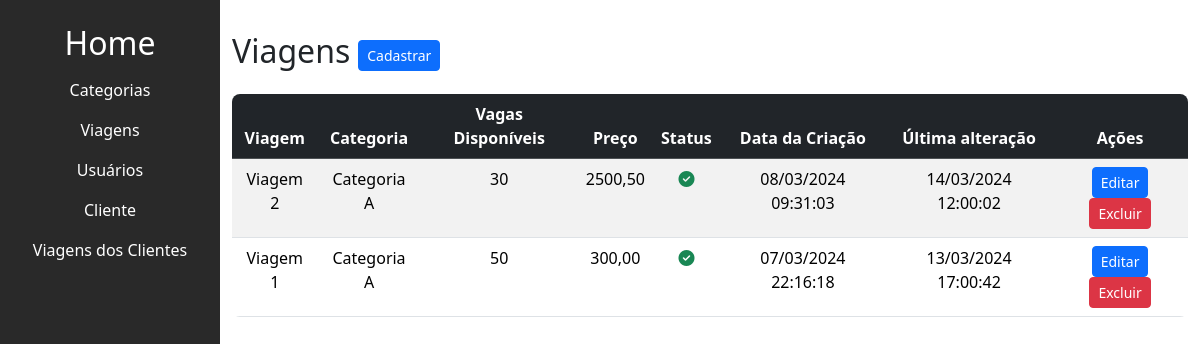
The page /trip/listar_viagens/ on the database as committed earlier.
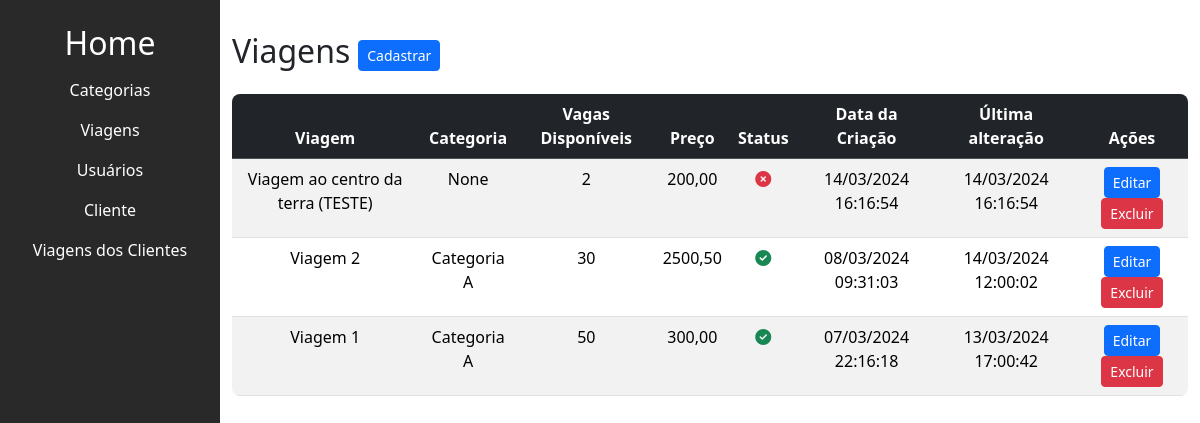
The same page on the database as committed later.
### trip/models.py (models this page shows, shortened)
class Viagem(models.Model):
    titulo = models.CharField(max_length=200)
    slug = models.SlugField(unique=True, blank=True)
    categoria = models.ForeignKey(
        Categoria, on_delete=models.SET_NULL, null=True, blank=True, default=None)  # noqa
    descricao = models.TextField(null=False)
    custo = models.DecimalField(max_digits=10, decimal_places=2, null=False)
    preco = models.DecimalField(max_digits=10, decimal_places=2, null=False)
    check_in_data = models.DateTimeField(null=False)
    check_out_data = models.DateTimeField(null=False)
    vagas_disponiveis = models.IntegerField()
    cover = models.ImageField(
        upload_to='viagens_covers/', null=True, blank=True)
    is_active = models.BooleanField(default=True)
    created_at = models.DateTimeField(auto_now_add=True)
    updated_at = models.DateTimeField(auto_now=True)

class Categoria(models.Model):
    titulo = models.CharField(max_length=50, null=False)
    is_active = models.BooleanField(default=True)
    created_at = models.DateTimeField(auto_now_add=True)
    updated_at = models.DateTimeField(auto_now=True)
    def __str__(self):
        return self.titulo

### trip/views.py (the view)
# urls.py: path('listar_viagens/', listar_viagens, name='listar_viagens'),
def listar_viagens(request):
    viagens = Viagem.objects.all().order_by('-id')
    categorias = Categoria.objects.filter(is_active=True).order_by('-id')
    return render(request, 'trip/viagem/listar_viagens.html',
                  {'viagens': viagens, 'categorias': categorias})

### trip/templates/trip/viagem/listar_viagens.html (shortened to what this page needs)
{% extends "base.html" %}
{% block content %}
<div class="main-content" id="mainContent">
  <div class="d-flex align-items-center">
    <h2 class="me-2">Viagens</h2>
    <a  href="{% url "trip:criar_viagem" %}">
      <button class="btn btn-sm btn-primary">Cadastrar</button>
    </a>
  </div>
  <div class="table-container mt-3 h-100">
    <table class="table table-striped text-center" style="margin-bottom: 0;">
      <thead class="table-dark" >
        <tr>
          <th>Viagem</th>
          <th>Categoria</th>
          <th>Vagas Disponíveis</th>
          <th>Preço</th>
          <th>Status</th>
          <th>Data da Criação</th>
          <th>Última alteração</th>
          <th>Ações</th>
        </tr>
      </thead>
      <tbody>
        {% for viagem in viagens %}
        <tr>
          <td>{{ viagem.titulo }}</td>
          <td>{{ viagem.categoria }}</td>
          <td>{{ viagem.vagas_disponiveis }}</td>
          <td>{{ viagem.preco }}</td>
          <td>
            {% if viagem.is_active %}
              <i class="fa-solid fa-circle-check text-success"></i>
            {% else %}
              <i class="fa-solid fa-circle-xmark text-danger"></i>
            {% endif %}
          </td>
          <td>{{ viagem.created_at|date:"d/m/Y H:i:s" }}</td>
          <td>{{ viagem.updated_at|date:"d/m/Y H:i:s"}}</td>
          <td>
            <button type="button" class="btn btn-sm btn-primary" data-bs-toggle="modal" data-bs-target="#editModal{{ viagem.id }}">
              Editar
            </button>
            <button type="button" class="btn btn-sm btn-danger" data-bs-toggle="modal" data-bs-target="#deleteModal{{ viagem.id }}">
              Excluir
            </button>
          </td>
        </tr>
        {% endfor %}
      </tbody>
    </table>
  </div>
</div>
{% endblock content %}

### base_templates/base.html (shortened to what this page needs)
<!DOCTYPE html>
<html lang="pt-BR">
<head>
    {% include "partials/head.html" %}
</head>
<body>
    <div class="d-flex">
        <div>
            {% include "partials/sidebar.html" %}
        </div>
        <div class="container ml-2 pt-4">
            {% block content %}{% endblock content %}
        </div>
    </div>
</body>
</html>

### base_templates/partials/head.html (shortened to what this page needs)
{% load static %}
<head>
    <link rel="stylesheet" href="{% static 'css/styles.css' %}">
    <link href="https://cdn.jsdelivr.net/npm/bootstrap@5.3.3/dist/css/bootstrap.min.css" rel="stylesheet">
    <link rel="stylesheet" href="https://cdnjs.cloudflare.com/ajax/libs/bootstrap-datepicker/1.9.0/css/bootstrap-datepicker.min.css">
</head>

### base_templates/partials/sidebar.html
<div class="sidebar pt-4" id="sidebar">
    <h2>
        <a href="{% url "trip:home" %}">Home</a>
    </h2>
    <ul>
        <li>
            <a href="{% url "trip:listar_categorias" %}">Categorias</a>
        </li>
        <li>
            <a href="{% url "trip:listar_viagens" %}">Viagens</a>
        </li>
        <li>
            <a href="{% url "user:listar_usuarios" %}">Usuários</a>
        </li>
        <li>
            <a href="{% url "user:cadastrar_cliente" %}">Cliente</a>
        </li>
        <li>
            <a href="{% url "trip:listar_viagens_vinculadas" %}">Viagens dos Clientes</a>
        </li>
    </ul>
</div>

### base_static/css/styles.css (style rules this page uses)
body { margin: 0; font-family: 'Arial', sans-serif; }
.sidebar { height: 100vh; width: 220px; z-index: 1; top: 0; left: 0; background-color: #292929; transition: left 0.3s ease; }
.sidebar h2 { color: white; text-align: center; }
.sidebar ul { list-style-type: none; padding: 0; }
.sidebar li { padding: 8px; text-align: center; }
.sidebar a { text-decoration: none; color: white; display: block; transition: 0.3s; }
.table-container { border-radius: 8px; overflow: hidden; }
.main-content { transition: margin-left 0.3s ease; }

Rows that differ between the two databases and show on the page:
added Viagem: titulo "Viagem ao centro da terra (TESTE)", categoria "None", vagas_disponiveis "2", preco "200,00", is_active False (drawn), created_at "14/03/2024 16:16:54", updated_at "14/03/2024 16:16:54"
